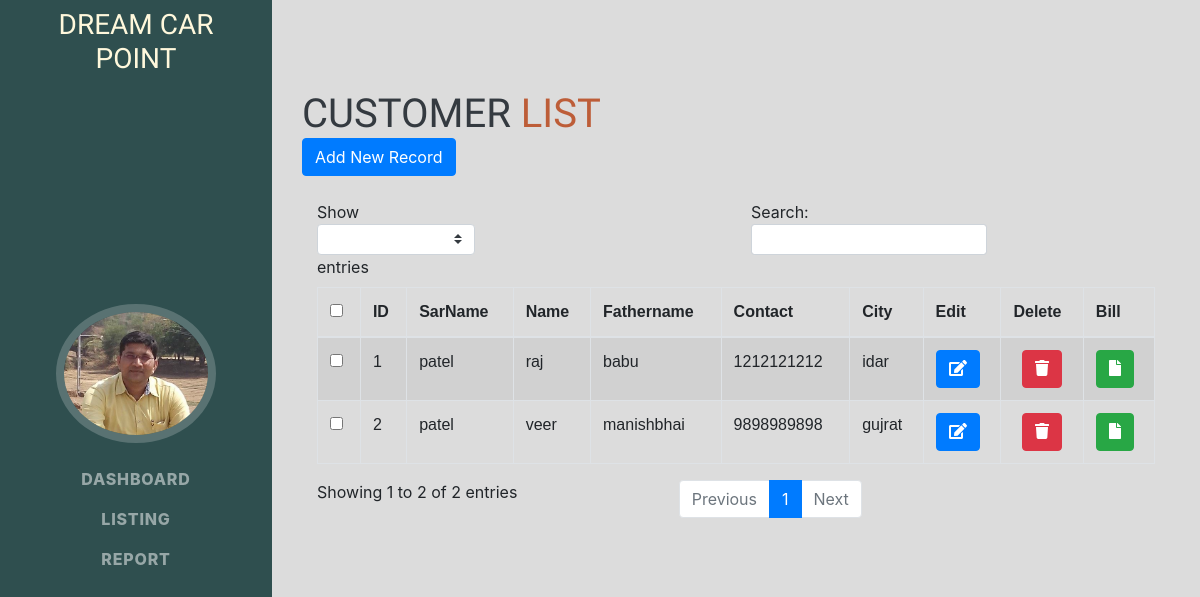
The page /listing/ on the database its author committed.
### CAR/models.py (models this page shows, shortened)
class customer(models.Model):
    CUS_ID     = models.AutoField(primary_key=True)
    CUS_SARNAME = models.CharField(max_length=20,blank=True)
    CUS_NAME   = models.CharField(max_length=70,blank=True)
    CUS_FNAME   = models.CharField(max_length=70,blank=True)
    CUS_CITY   = models.CharField(max_length=70,blank=True)
    CUS_TALUKA = models.CharField(max_length=69,default='Null')
    CUS_DIST   = models.CharField(max_length=30,default="NULL")
    phone_regex = RegexValidator(regex=r'^\+?1?\d{9,10}$', message="Enter 10 digits ")
    CUS_MO     = models.CharField(validators=[phone_regex],max_length=15,unique=True,blank=True)
    CUS_EMAIL  = models.EmailField(unique=True)
    CUS_STATE  = models.CharField(max_length=70)
    zip_regex= RegexValidator(regex='\d[0-9]')
    CUS_Zip    = models.CharField(validators=[zip_regex],max_length= 6)
    date_modified = models.DateTimeField(auto_now=True)

### CAR/views.py (the view)
# urls.py: path('listing/',views.customerView.as_view(),name="listing"),
class customerView(ListView):
    model = customer
    template_name ='base_listing.html'

### CAR/templates/base_listing.html (shortened to what this page needs)
<!DOCTYPE html>
{% load static %}
<html lang="en">
    <head>
        <link href="{% static 'car/css/styles.css' %}" rel="stylesheet" />
        <link href="{% static 'car/css/Bootstrap.css' %}" rel="stylesheet" />
</head>
<body>
    <nav class="navbar navbar-expand-lg navbar-dark  fixed-top" id="sideNav">
        <h3 style="color:cornsilk">Dream Car Point</h3>
        <a class="navbar-brand js-scroll-trigger" href="#page-top">
            <span class="d-none d-lg-block"><img class="img-fluid img-profile rounded-circle mx-auto mb-2" src="{% static 'car/image/profile.jpg' %}" /></span>
        </a>
        <div class="collapse navbar-collapse" id="navbarSupportedContent">
            <ul class="navbar-nav">
             <li class="nav-item"><a class="nav-link js-scroll-trigger" href="/dashbord">Dashboard</a></li>
                <li class="nav-item"><a class="nav-link js-scroll-trigger" href="/listing">listing</a></li>
                <li class="nav-item"><a class="nav-link js-scroll-trigger" href="/report">report</a></li>
            </ul>
        </div>
    </nav>
<div class="container">
 <div class="row">
            <div class="col-md-12" id="main">
                <h1 class="mb-0">
                    customer
                    <span style="color:#bd5d38;">List</span>
                </h1>
                <span><a href="/listing/Costomer" class="btn btn-primary">Add New Record</a></span>
                <br>
                <br>
                <div class="table-responsive">
        <table id="bootstrapdatatable" class="table table-striped table-bordered" width="100%">
                    <thead>
                        <th><input type="checkbox" id="checkall" /></th>
                        <th>ID</th>
                        <th>SarName</th>
                        <th>Name</th>
                        <th>Fathername</th>
                        <th>Contact</th>
                        <th>City</th>
                        <th>Edit</th>
                        <th>Delete</th>
                        <th>Bill</th>
                    </thead>
        <tbody>
        {% for customer in customer_list %}
            <tr>
            <td><input type="checkbox" class="checkthis" /></td>
            <td>{{ customer.CUS_ID }}</td>
            <td>{{ customer.CUS_SARNAME }}</td>
            <td>{{ customer.CUS_NAME }}</td>
            <td>{{ customer.CUS_FNAME }}</td>
            <td>{{ customer.CUS_MO }}</td>
            <td>{{ customer.CUS_CITY }}</td>
             <td>
                     <a href="{% url 'Update' customer.CUS_ID %}" class="btn btn-primary btn-xs" >
                        <i class='fas fa-edit'></i>
                    </a>
            </td>
            <td class="deletebtn">
                    <form action="{% url 'Delete' customer.CUS_ID %}" method="POST",class="d-inline">
                        <button type="submit"  class="btn btn-danger">
                            <i class="fa fa-trash"></i>
                        </button>
                    </form>
            </td>
            <td>
                <a href="{% url 'pdf' customer.CUS_ID %}" class="btn btn-success btn-xs" >
                   <i class='fas fa-file'></i>
               </a>
             </td>
             </tr>
        {% endfor %}
        </tbody>
        </table>
                </div>
            </div>
</div>
</div>
</body>
</html>

### CAR/templates/base_listing.html (style rules this page uses)
#sideNav { background-color: darkslategray; }
#bootstrapdatatable { font-family: Verdana, Geneva, Tahoma, sans-serif; }
.deletebtn { text-align: center; }
#main { padding:none; margin-top: 10%; margin-bottom: 10%; }
body { background-color:gainsboro; }
.row { margin-right: 0px; margin-left: 0px; }

### rows shown on the page
customer: CUS_ID "1", CUS_SARNAME "patel", CUS_NAME "raj", CUS_FNAME "babu", CUS_MO "1212121212", CUS_CITY "idar"
customer: CUS_ID "2", CUS_SARNAME "patel", CUS_NAME "veer", CUS_FNAME "manishbhai", CUS_MO "9898989898", CUS_CITY "gujrat"
